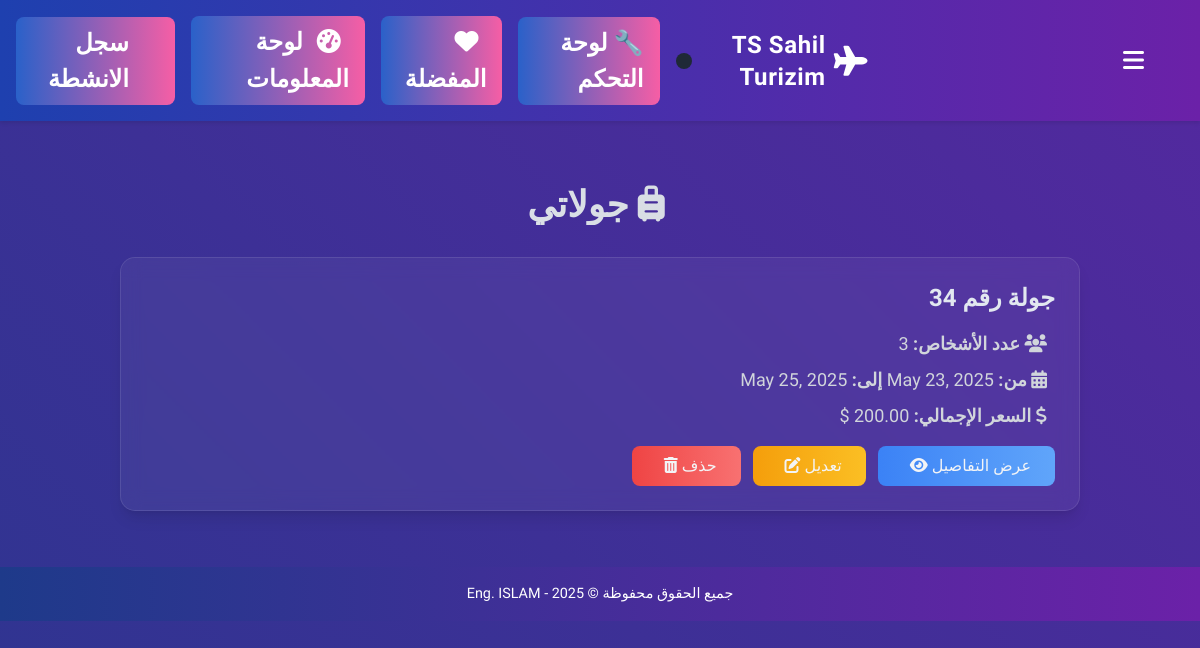
/my-tours/ (signed in), run on an earlier commit of the app's database.
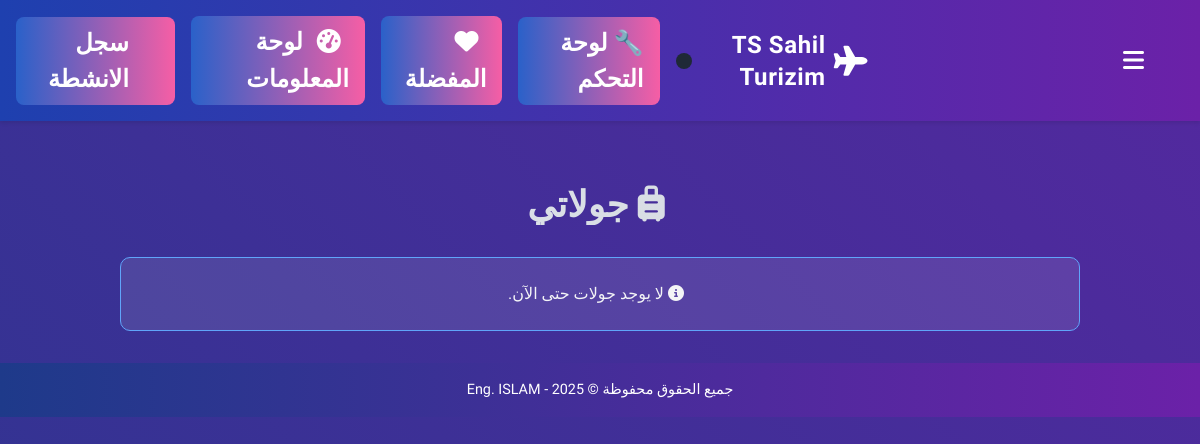
And on a later commit of the database.
### hotels/models.py (models this page shows, shortened)
class Tour(models.Model):
    user = models.ForeignKey(User, on_delete=models.CASCADE)
    num_people = models.PositiveIntegerField()
    has_kids = models.BooleanField(default=False)
    num_days = models.PositiveIntegerField()
    start_date = models.DateField()
    end_date = models.DateField()
    total_price = models.DecimalField(max_digits=10, decimal_places=2)
    created_at = models.DateTimeField(auto_now_add=True)
    rating = models.PositiveIntegerField(default=0)

### hotels/views.py (the view)
# urls.py: path('my-tours/', my_tours, name='my_tours'),
@login_required
def my_tours(request):
    user = request.user
    tours = Tour.objects.filter(user=user).order_by('-created_at')
    return render(request, 'hotels/my_tours.html', {'tours': tours})

### hotels/templates/hotels/my_tours.html (shortened to what this page needs)
{% extends 'hotels/base.html' %}
{% block content %}
<!DOCTYPE html>
<html lang="ar" dir="rtl">
<head>
    <link href="https://cdn.jsdelivr.net/npm/tailwindcss@2.2.19/dist/tailwind.min.css" rel="stylesheet">
    <link href="https://cdnjs.cloudflare.com/ajax/libs/animate.css/4.1.1/animate.min.css" rel="stylesheet">
    <link href="https://cdnjs.cloudflare.com/ajax/libs/font-awesome/6.4.0/css/all.min.css" rel="stylesheet">
</head>
<body>
    <div class="container mx-auto mt-8 px-4 sm:px-6 lg:px-8">
        <h2 class="text-3xl sm:text-4xl mb-8 text-center animate__animated animate__fadeIn">
            <i class="fas fa-suitcase-rolling mr-2"></i> جولاتي
        </h2>
        {% if tours %}
            {% for tour in tours %}
                <div class="card mb-6 shadow-lg animate__animated animate__fadeInUp">
                    <div class="card-body p-6">
                        <h5 class="card-title text-xl sm:text-2xl mb-4">جولة رقم {{ tour.id }}</h5>
                        <p class="text-base sm:text-lg mb-2">
                            <i class="fas fa-users mr-2"></i>
                            <strong>عدد الأشخاص:</strong> {{ tour.num_people }}
                        </p>
                        <p class="text-base sm:text-lg mb-2">
                            <i class="fas fa-calendar-alt mr-2"></i>
                            <strong>من:</strong> {{ tour.start_date }} <strong>إلى:</strong> {{ tour.end_date }}
                        </p>
                        <p class="text-base sm:text-lg mb-4">
                            <i class="fas fa-dollar-sign mr-2"></i>
                            <strong>السعر الإجمالي:</strong> {{ tour.total_price }} $
                        </p>
                        <div class="flex flex-wrap gap-3">
                            <a href="{% url 'view_tour_detail' tour.id %}" class="btn btn-info">
                                عرض التفاصيل <i class="fas fa-eye icon"></i>
                            </a>
                            {% if request.user == tour.user or request.user.is_superuser %}
                                <a href="{% url 'edit_tour' tour.id %}" class="btn btn-warning">
                                    تعديل <i class="fas fa-edit icon"></i>
                                </a>
                                <a href="{% url 'delete_tour' tour.id %}" class="btn btn-danger"
                                   onclick="return confirm('هل أنت متأكد من حذف هذه الجولة؟');">
                                    حذف <i class="fas fa-trash-alt icon"></i>
                                </a>
                            {% endif %}
                        </div>
                    </div>
                </div>
            {% endfor %}
        {% else %}
            <div class="alert text-center p-6 animate__animated animate__fadeIn">
                <i class="fas fa-info-circle mr-2"></i> لا يوجد جولات حتى الآن.
            </div>
        {% endif %}
    </div>
</body>
</html>
{% endblock %}

### hotels/templates/hotels/base.html (shortened to what this page needs)
{% load static %}
<!DOCTYPE html>
<html lang="ar" dir="rtl">
<head>
    <script src="https://cdn.tailwindcss.com"></script>
    <link rel="stylesheet" href="https://cdnjs.cloudflare.com/ajax/libs/font-awesome/6.4.2/css/all.min.css">
</head>
<body>
    <header>
        <button class="menu-btn text-2xl bg-transparent border-none text-white hover:text-gray-200" onclick="toggleSidebar()">
            <i class="fas fa-bars"></i>
        </button>
        <div class="logo flex items-center space-x-4 space-x-reverse">
            <a href="{% url 'create_tour' %}" class="flex items-center text-2xl font-extrabold tracking-wide">
                <i class="fas fa-plane text-3xl ml-2"></i>
                TS Sahil Turizim
            </a>
            <button onclick="toggleTheme()" class="btn-icon bg-gray-800 text-white p-2 rounded-full">
            </button>
            {% if request.user.is_superuser %}
                <a href="/admin/" class="btn-luxury ">🔧 لوحة التحكم</a>
            {% endif %}
            <a href="{% url 'favorite_tours' %}" class="btn-luxury">
                <i class="fas fa-heart icon-size mr-2"></i>
                المفضلة
            </a>
            <a href="{% url 'dashboard' %}" class="btn-luxury">
                <i class="fas fa-tachometer-alt icon-size mr-2"></i> لوحة المعلومات
            </a>
            <a href="{% url 'user_activity' request.user.username %}" class="btn-luxury" style="display: inline-flex; align-items: center; gap: 8px;">
                <dotlottie-player
                    src="https://lottie.host/a0f3f9db-5bec-4021-9a1c-fcf89094fa40/bS4sK7DiCM.lottie"
                    background="transparent"
                    speed="1"
                    class="icon-size"
                    loop
                    autoplay
                ></dotlottie-player>
                سجل الانشطة
            </a>
        </div>
    </header>
    <main>
        {% block content %}{% endblock %}
    </main>
    <footer style="text-align: center; padding: 1rem; background: linear-gradient(to right, #1e3a8a, #6b21a8); color: white; font-size: 0.9rem;">
        جميع الحقوق محفوظة © Eng. ISLAM - {% now "Y" %}
    </footer>
</body>
</html>

### hotels/templates/hotels/base.html (style rules this page uses)
body { font-family: 'Cairo', sans-serif; background: linear-gradient(135deg, #1e3a8a, #6b21a8); color: #e2e8f0; margin: 0; transition: background-color 0.3s ease, color 0.3s ease; }
header { background: linear-gradient(to right, #1e40af, #6b21a8); color: white; padding: 1rem; display: flex; justify-content: flex-start; gap: 255px; align-items: center; box-shadow: 0 2px 4px rgba(0, 0, 0, 0.1); }
.logo a { color: white; font-weight: bold; text-decoration: none; font-size: 1.5rem; }
.menu-btn { margin-right: 40px; }
main { padding: 2rem; max-width: 1200px; margin: auto; animation: fadeIn 0.5s ease-in; }
footer { text-align: center; padding: 2rem; font-size: 0.875rem; color: #e2e8f0; background: linear-gradient(to right, #1e40af, #6b21a8); }
.btn-luxury { background: linear-gradient(to right, #2a61c9, #f65ea5); color: #1a1a1a; padding: 0.5rem 1rem; border-radius: 0.5rem; text-decoration: none; transition: transform 0.2s ease, box-shadow 0.2s ease; }
.icon-size { width: 32px; height: 32px; }
.icon-size.fa-heart, .icon-size.fa-tachometer-alt { font-size: 24px; }
h1, h2, h3, h4, h5, h6 { color: #e2e8f0; font-weight: bold; }

### hotels/templates/hotels/my_tours.html (style rules this page uses)
body { font-family: 'Cairo', sans-serif; background: linear-gradient(45deg, #1e3a8a, #6b21a8); background-size: 200% 200%; animation: gradientFlow 10s ease infinite; min-height: 100vh; color: #f3f4f6; }
.alert { background: rgba(255, 255, 255, 0.1); border: 1px solid #60a5fa; border-radius: 10px; font-family: 'Amiri', serif; }
h2 { font-family: 'Amiri', serif; font-weight: 700; background: linear-gradient(to right, #e2e8f0, #d1d5db); -webkit-background-clip: text; background-clip: text; -webkit-text-fill-color: transparent; }

What changed in the data, as far as the page shows it:
removed Tour: id "34", num_people "3", end_date "May 25, 2025", shows "تعديل"
Also different on the page:
text now shown: "لا يوجد جولات حتى الآن."
